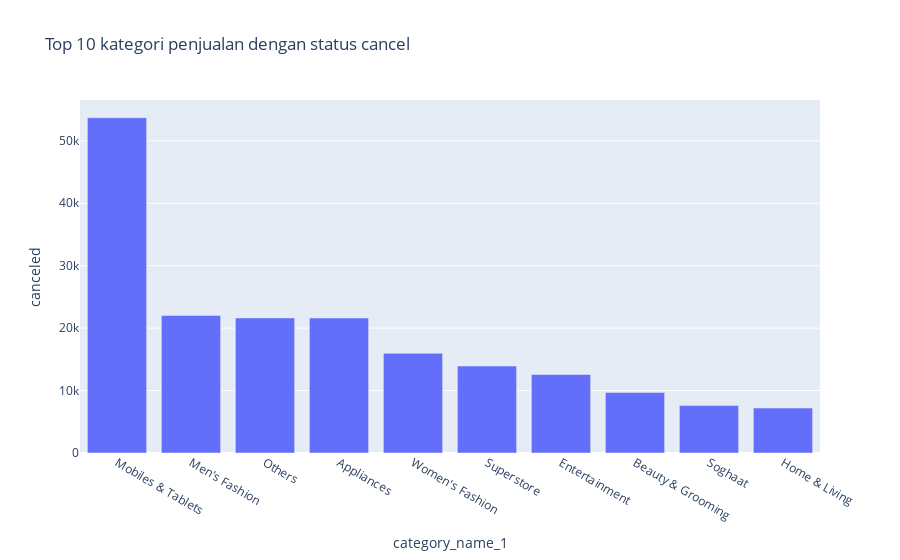

Notebook cell for this chart:
### Code cell
fig = px.bar(
    df_ct1,
    x='category_name_1',
    y='canceled',
    title='Top 10 kategori penjualan dengan status cancel')

fig.show()

### Figure 1 — Plotly figure (JSON) as saved in the notebook; plotly's stock layout.template omitted (floating-point values rounded to 4 significant figures)
{"data": [{"alignmentgroup": "True", "hovertemplate": "category_name_1=%{x}<br>canceled=%{y}<extra></extra>", "legendgroup": "", "marker": {"color": "#636efa", "pattern": {"shape": ""}}, "name": "", "offsetgroup": "", "orientation": "v", "showlegend": false, "textposition": "auto", "type": "bar", "x": ["Mobiles & Tablets", "Men's Fashion", "Others", "Appliances", "Women's Fashion", "Superstore", "Entertainment", "Beauty & Grooming", "Soghaat", "Home & Living"], "xaxis": "x", "y": [53715, 22024, 21637, 21628, 15961, 13926, 12579, 9686, 7593, 7199], "yaxis": "y"}], "layout": {"barmode": "relative", "legend": {"tracegroupgap": 0}, "title": {"text": "Top 10 kategori penjualan dengan status cancel"}, "xaxis": {"anchor": "y", "domain": [0, 1], "title": {"text": "category_name_1"}}, "yaxis": {"anchor": "x", "domain": [0, 1], "title": {"text": "canceled"}}}}
